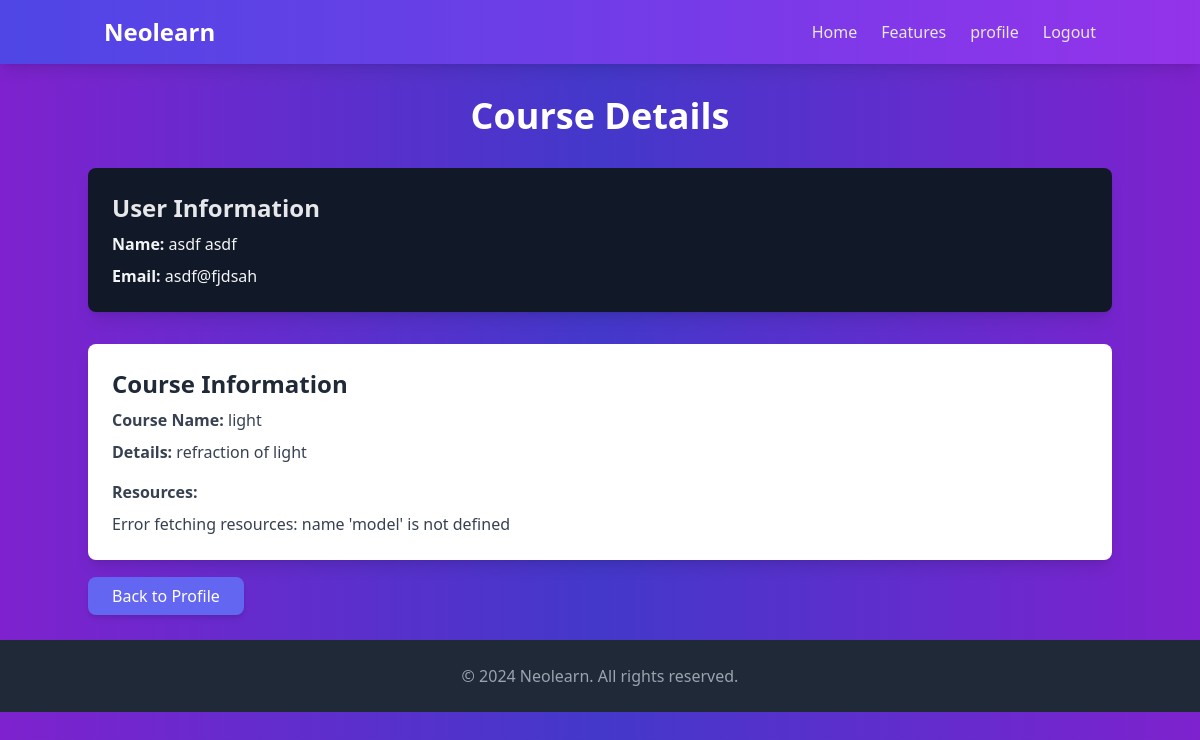
Page /course/12/ (signed in) on the committed database.
### core/models.py (models this page shows)
class UserDefinedCourse(models.Model):
    user = models.ForeignKey(User, on_delete=models.CASCADE, related_name='custom_courses')
    course_name = models.CharField(max_length=255)
    details = models.TextField()
    resources = models.TextField(blank=True, null=True)  # To store resources from Gemini AI
    created_at = models.DateTimeField(auto_now_add=True)

### core/views.py (the view)
# urls.py: path('course/<int:course_id>/', views.course_detail_view, name='course_detail_view'),
@login_required(login_url='login')
def course_detail_view(request, course_id):
    course = get_object_or_404(UserDefinedCourse, id=course_id, user=request.user)
    return render(request, 'course_detail.html', {'course': course, 'user': request.user})

### templates/course_detail.html (shortened to what this page needs)
<!DOCTYPE html>
<html lang="en">
<head>
    <script src="https://cdn.tailwindcss.com"></script>
</head>
<body class="bg-gradient-to-r from-purple-700 via-indigo-700 to-purple-700 text-white font-sans">
    <header class="bg-gradient-to-r from-indigo-600 to-purple-600 shadow-lg">
        <div class="container mx-auto px-4 py-4 flex justify-between items-center">
            <h1 class="text-2xl font-extrabold text-white">Neolearn</h1>
            <nav>
                <ul class="flex space-x-6">
                    <li><a href="{% url 'home' %}" class="text-gray-200 hover:text-white">Home</a></li>
                    <li><a href="{% url 'home' %}" class="text-gray-200 hover:text-white">Features</a></li>
                    {% if user.is_authenticated %}
                    <li><a href="{% url 'profile' %}" class="text-gray-200 hover:text-white">profile</a></li>
                    <li><a href="{% url 'logout' %}" class="text-gray-200 hover:text-white">Logout</a></li>
                    {% else %}
                    <a href="{% url 'register' %}" class="hover:underline block">Signup</a>
                    <li><a href="{% url 'login' %}" class="hover:underline block">Login</a></li>
                    {% endif %}
                </ul>
            </nav>
        </div>
    </header>
    <div class="container mx-auto py-8">
        <h1 class="text-4xl font-bold text-center text-white">Course Details</h1>
        <div class="mt-8 bg-gray-900 shadow-lg rounded-lg p-6">
            <h2 class="text-2xl font-semibold text-gray-200">User Information</h2>
            <p class="text-gray-100 mt-2"><strong>Name:</strong> {{ user.get_full_name }}</p>
            <p class="text-gray-100 mt-2"><strong>Email:</strong> {{ user.email }}</p>
        </div>
        <div class="mt-8 bg-white shadow-lg rounded-lg p-6">
            <h2 class="text-2xl font-semibold text-gray-800">Course Information</h2>
            <p class="text-gray-700 mt-2"><strong>Course Name:</strong> {{ course.course_name }}</p>
            <p class="text-gray-700 mt-2"><strong>Details:</strong> {{ course.details }}</p>
            <div class="text-gray-700 mt-4">
                <strong>Resources:</strong>
                <div class="mt-2">
                    {{ course.resources|safe }}
                </div>
            </div>
        </div>
        <div class="mt-6">
            <a href="{% url 'profile' %}"
               class="bg-indigo-500 text-white px-6 py-2 rounded-lg shadow-md hover:bg-indigo-600 transition duration-300">
                Back to Profile
            </a>
        </div>
    </div>
    <footer class="bg-gray-800 text-gray-400">
        <div class="container mx-auto px-4 py-6 text-center">
          <p>&copy; 2024 Neolearn. All rights reserved.</p>
        </div>
      </footer>
</body>
</html>

### rows in the picture
UserDefinedCourse: course_name "light", details "refraction of light", resources "Error fetching resources: name 'model' is not defined"

### other values in the picture
{{ user.get_full_name }} "asdf asdf"
{{ user.email }} "asdf@fjdsah"
